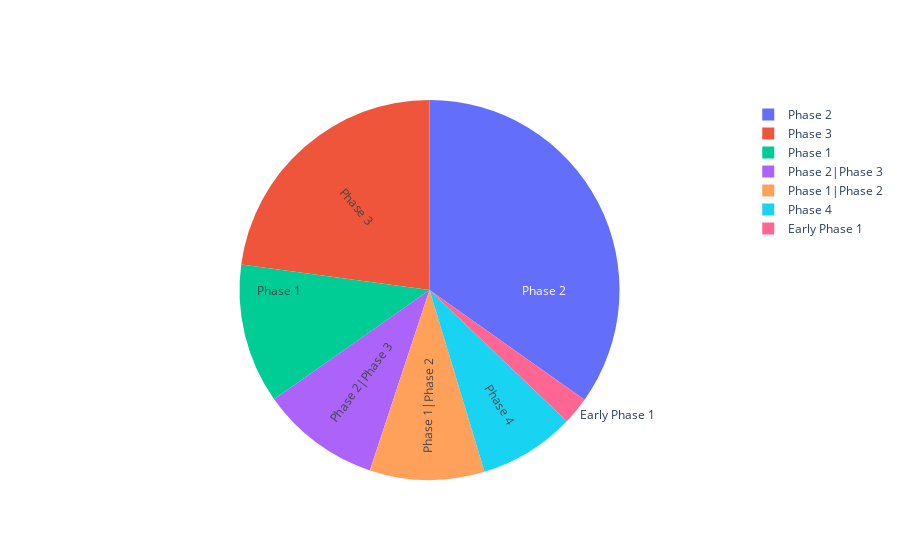

The notebook cell saved with this chart:
### Code cell
labels = trials['Phases'].value_counts().drop('Not Applicable').index
values = trials['Phases'].value_counts().drop('Not Applicable').values
fig = go.Figure(data=[go.Pie(labels=labels, values=values, textinfo='label',
                             insidetextorientation='radial')])
fig.show()

### Figure 1 — Plotly figure (JSON) as saved in the notebook; plotly's stock layout.template omitted (floating-point values rounded to 4 significant figures)
{"data": [{"insidetextorientation": "radial", "labels": ["Phase 2", "Phase 3", "Phase 1", "Phase 2|Phase 3", "Phase 1|Phase 2", "Phase 4", "Early Phase 1"], "textinfo": "label", "type": "pie", "values": [685, 450, 234, 200, 192, 161, 46]}], "layout": {"autosize": true}}
